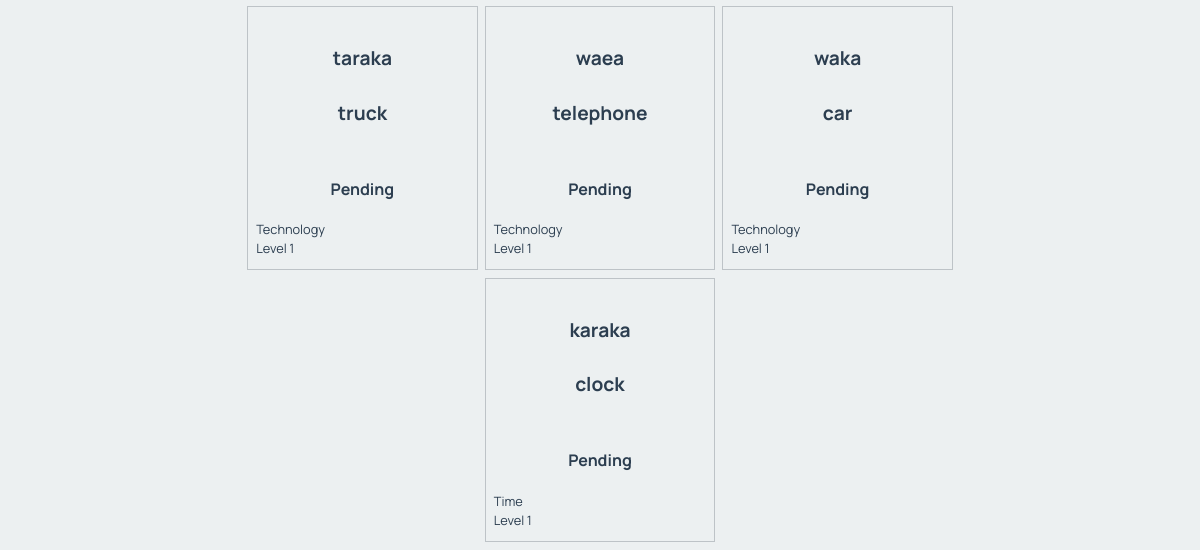
Before: /dictionary/17 (lower part) with the older database file.
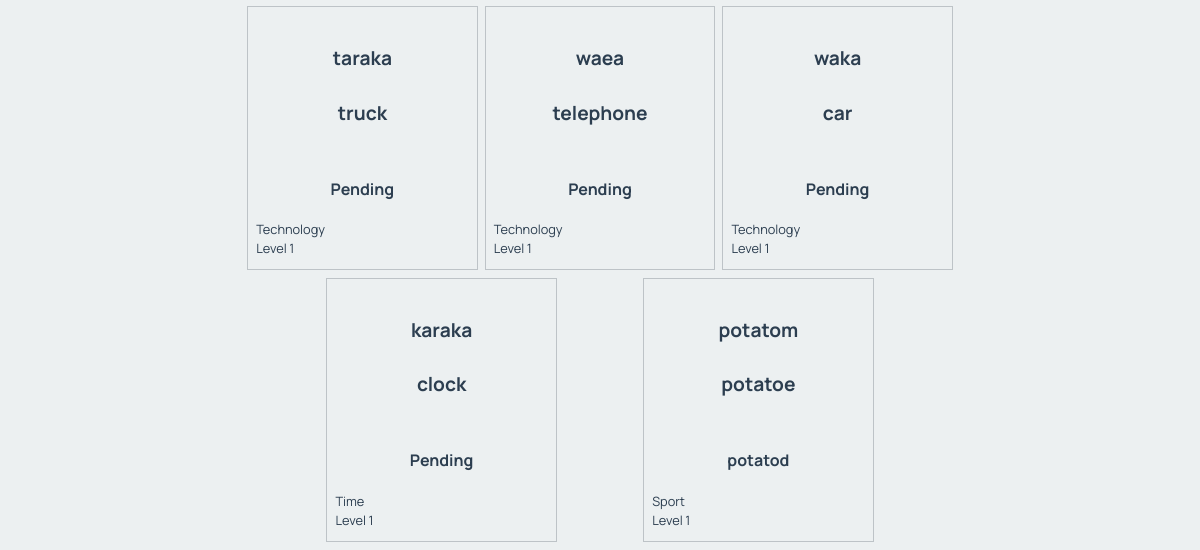
After: the same page with the newer database file.
### tables this page shows
CREATE TABLE words
(
    id         integer
        constraint words_pk
            primary key autoincrement,
    eng_word   varchar(30),
    category   integer
        constraint words_categories_id_fk
            references categories,
    definition varchar(150),
    level      integer
        constraint english_words_categories_id_fk_2
            references categories,
    mri_word   varchar(30)
);

CREATE TABLE categories
(
    id          integer
        constraint categories_pk
            primary key autoincrement,
    title       varchar(30),
    description varchar(150)
, type char(10));

### app.py (the view)
@app.route('/dictionary/<cat_id>')
def render_dictionary_page(cat_id):
    cat_id = cat_id.strip("<")
    cat_id = cat_id.strip(">")
    con = create_connection(DATABASE)
    query = "SELECT mri_word, eng_word, definition, category, level FROM words WHERE category =? OR level = ?"
    cur = con.cursor()
    cur.execute(query, (cat_id, cat_id,))
    word_list = cur.fetchall()
    for i in range(len(word_list)):
        query = "SELECT title FROM categories WHERE id =? "
        cur.execute(query, (word_list[i][3], ))
        word_list[i] = word_list[i] + (cur.fetchall()[0])
        cur.execute(query, (word_list[i][4], ))
        word_list[i] = word_list[i] + (cur.fetchall()[0])
    con.close()
    print(cat_id)
    print(word_list)
    return render_template('dictionary.html', cat_list=render_cat_lev_menus('C'), lev_list=render_cat_lev_menus('L'), word_list=word_list, logged_in=is_logged_in())

### app.py (called while the page is built)
def create_connection(db_file: object) -> object:
    try:
        connection = sqlite3.connect(db_file)
        return connection
    except Error as e:
        print(e)
    return None

def is_logged_in():
    if session.get("email") is None:
       print("Not logged in")
       return False
    else:
       print("Logged in")
       return True

def render_cat_lev_menus(catlev):
    con = create_connection(DATABASE)
    query = "SELECT id, title FROM categories WHERE type=?"
    cur = con.cursor()
    cur.execute(query, (catlev))
    cat_list = cur.fetchall()
    con.close()
    return cat_list

### Templates/dictionary.html (shortened to what this page needs)
{% extends 'base.html' %}
{% block main %}
    <div class ="words">
        {% for word in word_list %}
        <div class="word-box">
            <div class = "word-box-heading">
                <h3>{{ word[0] }}</h3>
                <h3>{{ word[1] }}</h3>
            </div>
            <div class= 'word-box-subheading'>
                <h4>{{ word[2] }}</h4>
            </div>
            <div class="word-box-info">
                <p> {{ word[5] }} </p>
                <p> {{ word[6] }} </p>
            </div>
        </div>
        {% endfor %}
    </div>
{% endblock %}

### Templates/base.html (shortened to what this page needs)
<!DOCTYPE html>
<html>
<head>
    <link rel="stylesheet" href="https://cdnjs.cloudflare.com/ajax/libs/normalize/8.0.1/normalize.css"/>
    <link href="{{ url_for('static', filename='maori_dictionary.css') }}" rel="stylesheet">
</head>
<body>
<div class="container">
    <main>
        {% block main %}
        {% endblock %}
    </main>
</div>
</body>
</html>

### Static/maori_dictionary.css (style rules this page uses)
* { font-family: 'Manrope', sans-serif; padding: 0; margin: 0; box-sizing: border-box; }
body { background-color: rgba(236, 240, 241, 1.0); }
.container { width: 60vw; margin: auto; }
.container::after { content: ""; clear: both; display: table; }
.words { display: flex; flex-wrap: wrap; justify-content: space-evenly; }
.word-box { width: 32%; border: 1px solid rgba(189, 195, 199, 1.0); color: rgba(44, 62, 80, 1.0); margin-bottom: 0.5rem; }
.word-box-heading { padding: 0.5rem; }
.word-box-subheading { padding: 0.5rem; }
.word-box-info { padding: 0.5rem; }

Changed rows visible on the page:
added words: mri_word "potatom", eng_word "potatoe", definition "potatod"
now on this page (row unchanged): categories: title "Sport"
Other visible differences:
new list line: "Level 1"
